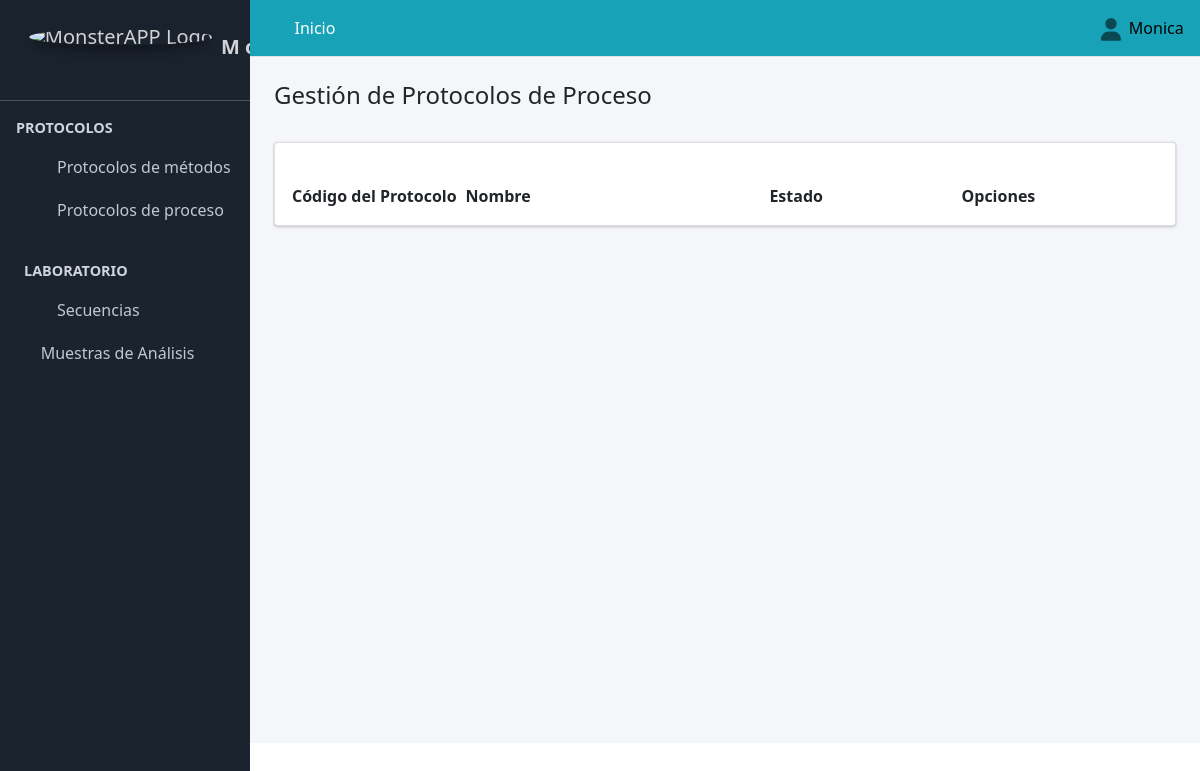
Before: /protocolo_proceso/ (signed in) with the older database file.
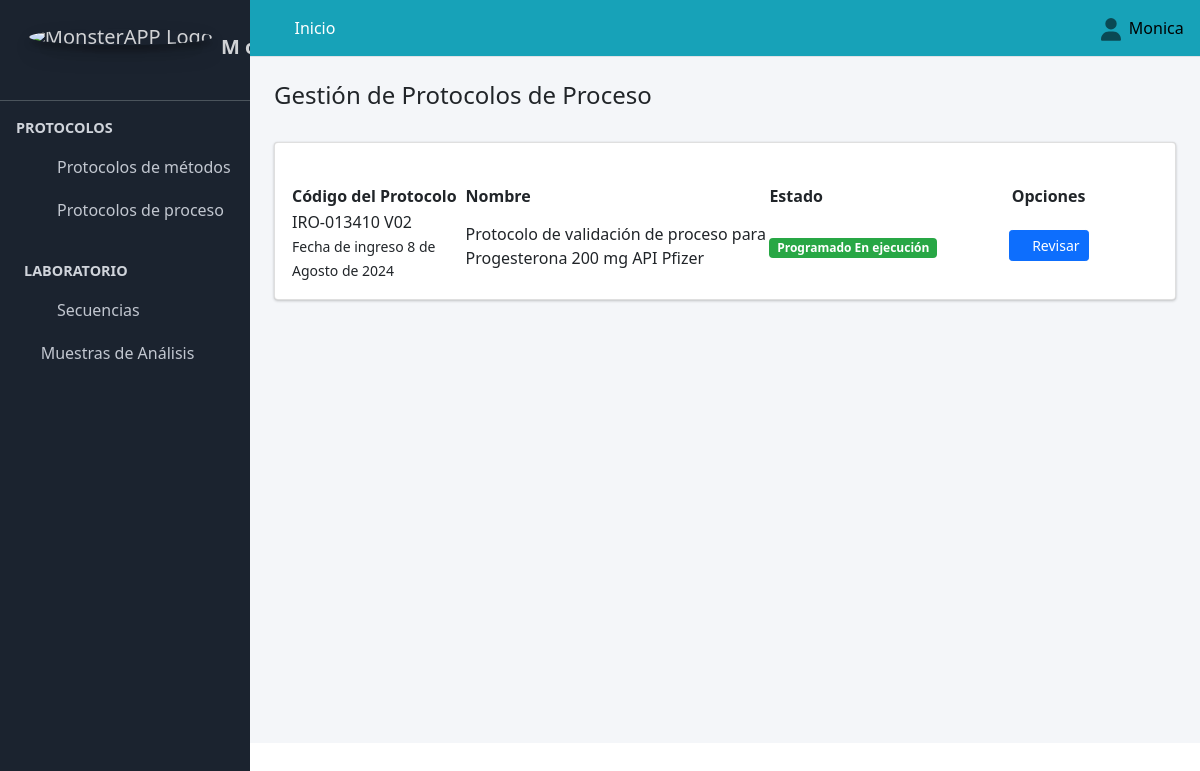
After: the same page with the newer database file.
### Aplicaciones/Protocolo_Muestras/models.py (models this page shows, shortened)
class Proceso(models.Model):
     fecha_ingreso=models.DateField(verbose_name="Fecha de Registro", null=True, blank=False, help_text=u"AAAA/MM/DD")
     codigo=models.CharField(max_length=90, verbose_name="Código Protocolo", null=True, blank=False, unique=True)
     nombre=models.CharField(max_length=250, verbose_name="Título_del_Protocolo",  null=True, blank=False, unique=True)
     ensayos=models.ManyToManyField(to=Ensayo, blank=False)
     celda=models.ForeignKey(to=Celda, on_delete=models.CASCADE, verbose_name="Celda", null=True, blank=False)
     muestras=models.ManyToManyField(Muestras_y_Placebos, blank=False)
     metodologia=models.ForeignKey(Metodologia, on_delete=models.CASCADE, verbose_name="metodologia", null=True, blank=False,  max_length=90)
     Insumos_del_Proceso=models.ManyToManyField(to=Viabilidad)
     cliente=models.ForeignKey(to=Cliente, on_delete=models.CASCADE, verbose_name="Cliente", null=True, blank=False)
     metodo=models.ForeignKey(to=Metodo, on_delete=models.CASCADE, verbose_name="Metodo de referencia", null=True, blank=False)
     estado_del_proceso=models.ForeignKey(to=EstadoProtocolo, on_delete=models.CASCADE, verbose_name="Estado del proceso", null=True, blank=False)
     class Condicion(models.TextChoices):
        ACTIVO = "Activo", "ACTIVO"
        PASIVO = "Pasivo", "PASIVO"
     condicion=models.CharField(max_length=90, choices=Condicion.choices, default=Condicion.ACTIVO, verbose_name="Condicion")
     observaciones=models.CharField(max_length=250, verbose_name="Observaciones",  null=True, blank=False)
     fecha_final=models.DateField(verbose_name="Fecha de Finalización", null=True, blank=True,default=datetime.datetime.now)

### Aplicaciones/Protocolo_Metodos/models.py (models this page shows)
class EstadoProtocolo(models.Model):
    estado_protocolos=models.CharField(verbose_name="Estado Protocolos", max_length=90)
    estado_motivo=models.CharField(verbose_name="Motivo del estado", max_length=90, blank=True, null=False, unique=True)
    class Condicion(models.TextChoices):
        ACTIVO = "Activo", "ACTIVO"
        PASIVO = "Pasivo", "PASIVO"
    condicion=models.CharField(max_length=90, choices=Condicion.choices, default=Condicion.ACTIVO, verbose_name="Condicion")
    def estado_protocolo(self):
        return "{} {}".format(self.estado_protocolos, self.estado_motivo)
    def __str__(self):
        return str(self.estado_protocolo())

### Aplicaciones/Protocolo_Muestras/views.py (the view)
# urls.py: path("protocolo_proceso/",views.protocolo_proceso, name="protocolo_proceso"),
@login_required
def protocolo_proceso(request):
    titulo = "Protocolo de Métodos"
    protocolo_proceso=Proceso.objects.all()
    context = {
        "titulo": titulo,
        "protocolo_proceso": protocolo_proceso,
    }
    return render(request, "protocolo_proceso/protocolo_proceso.html", context)

### SISTEMA_ANALITICO/templates/protocolo_proceso/protocolo_proceso.html (shortened to what this page needs)
{% extends "partial/body.html" %}
{% block contenido %}
<link href="https://unpkg.com/gijgo@1.9.14/css/gijgo.min.css" rel="stylesheet" type="text/css" />
<div class="container-fluid">
  <div class="pagetitle"><br>
    <h4 class="">Gestión de Protocolos de Proceso</h4><br>
  </div>
  <div class="card">
    <div class="container-fluid">
        <div class="row">
          <div class="col-md-6"> <br>
              </div>
              <div class="col-md-6">
                <br>
          </div>
          </div>
    </div>
      <div class="card-body">
        <table id="example3" class="display" style="width:100%">
          <thead class="">
            <tr>
            <th style="width: 20%">
            Código del Protocolo
            </th>
            <th style="width: 35%">
            Nombre
            </th>
              <th style="width: 8%" class="text-left">
            Estado
            </th>
            <th class="all text-center">
              Opciones
            </th>
            </tr>
            </thead>
            <tbody id="myTable">
              {% for p in protocolo_proceso %}
              {% if p.condicion == "Activo" and p.estado_del_proceso.id != 7  %}
              <tr>
            <td>
            <a>
            {{p.codigo}}
            </a>
            <br>
            <small>
            Fecha de ingreso {{p.fecha_ingreso}}
            </small>
            </td>
            <td>
              {{p.nombre}}
            </td>
            <td class="project-state">
            {% if p.estado_del_proceso.id == 1 %}
            <span class="badge badge-success">{{p.estado_del_proceso}}</span>
            {% endif %}
            </td>
            <td class="all text-center">
            <a class="btn btn-primary btn-sm" href="{% url 'revisar_protocolo_proceso' p.id %}">
            <i class="fas fa-folder">
            </i> Revisar
            </a>
            </td>
            </tr>
             {% endif %}
            {% endfor %}
            </tbody>
        </table>
        <link href="https://cdn.datatables.net/v/dt/jq-3.7.0/dt-2.0.3/b-3.0.1/b-html5-3.0.1/date-1.5.2/sl-2.0.0/datatables.min.css" rel="stylesheet">
        </div>
      </div>
    </div>
</div>
<link href="https://cdn.datatables.net/v/dt/jq-3.7.0/dt-2.0.3/b-3.0.1/b-html5-3.0.1/date-1.5.2/sl-2.0.0/datatables.min.css" rel="stylesheet">
{% endblock contenido %}

Changed rows visible on the page:
added Proceso: codigo "IRO-013410 V02", fecha_ingreso "8 de Agosto de 2024", nombre "Protocolo de validación de proceso para Progesterona 200 mg API Pfizer", estado_del_proceso "Programado En ejecución"
